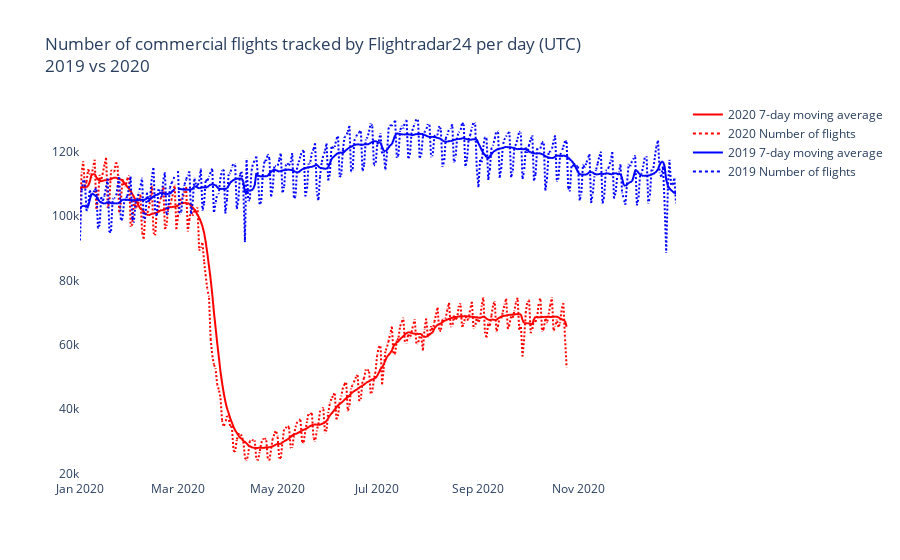

Source (notebook cell):
### Code cell
# Import pandas, matplotlib, seaborn, numpy, and plotly
import pandas as pd
import plotly_express as px
from plotly.offline import download_plotlyjs, init_notebook_mode, iplot
from matplotlib import pyplot as plt
import seaborn as sns
import numpy as np

# Read CSV
df = pd.read_csv('flightradar24-flights-data.csv', parse_dates=[0])

# Melt dataframe for plotting
df = df.melt(id_vars='DateTime')

# Create an interactive line chart
fig = px.line(data_frame=df, x='DateTime', y='value', color='variable', 
              color_discrete_sequence=['red', 'red', 'blue', 'blue'],
              line_dash='variable',
              line_dash_sequence=['solid', 'dot', 'solid', 'dot'],
              labels={'variable': ''},
              title='Number of commercial flights tracked by Flightradar24 per day (UTC)<br>2019 vs 2020',
              template='plotly_white')

# Update layout
fig.update_layout({'xaxis': {'title': '',
                             'showgrid': False},
                   'yaxis': {'title': '',
                             'showgrid': False}})

fig.show()

### Figure 1 — Plotly figure (JSON) as saved in the notebook; plotly's stock layout.template omitted (floating-point values rounded to 4 significant figures; data arrays with more than 128 entries replaced by an {"elided": "..."} marker saying what was removed)
{"data": [{"hovertemplate": "=2020 7-day moving average<br>DateTime=%{x}<br>value=%{y}<extra></extra>", "legendgroup": "2020 7-day moving average", "line": {"color": "red", "dash": "solid"}, "mode": "lines", "name": "2020 7-day moving average", "showlegend": true, "type": "scattergl", "x": {"elided": "366 str values"}, "xaxis": "x", "y": {"elided": "366 int values"}, "yaxis": "y"}, {"hovertemplate": "=2020 Number of flights<br>DateTime=%{x}<br>value=%{y}<extra></extra>", "legendgroup": "2020 Number of flights", "line": {"color": "red", "dash": "dot"}, "mode": "lines", "name": "2020 Number of flights", "showlegend": true, "type": "scattergl", "x": {"elided": "366 str values"}, "xaxis": "x", "y": {"elided": "366 int values"}, "yaxis": "y"}, {"hovertemplate": "=2019 7-day moving average<br>DateTime=%{x}<br>value=%{y}<extra></extra>", "legendgroup": "2019 7-day moving average", "line": {"color": "blue", "dash": "solid"}, "mode": "lines", "name": "2019 7-day moving average", "showlegend": true, "type": "scattergl", "x": {"elided": "366 str values"}, "xaxis": "x", "y": {"elided": "366 int values"}, "yaxis": "y"}, {"hovertemplate": "=2019 Number of flights<br>DateTime=%{x}<br>value=%{y}<extra></extra>", "legendgroup": "2019 Number of flights", "line": {"color": "blue", "dash": "dot"}, "mode": "lines", "name": "2019 Number of flights", "showlegend": true, "type": "scattergl", "x": {"elided": "366 str values"}, "xaxis": "x", "y": {"elided": "366 int values"}, "yaxis": "y"}], "layout": {"legend": {"title": {"text": ""}, "tracegroupgap": 0}, "title": {"text": "Number of commercial flights tracked by Flightradar24 per day (UTC)<br>2019 vs 2020"}, "xaxis": {"anchor": "y", "domain": [0, 1], "showgrid": false, "title": {"text": ""}}, "yaxis": {"anchor": "x", "domain": [0, 1], "showgrid": false, "title": {"text": ""}}}}
